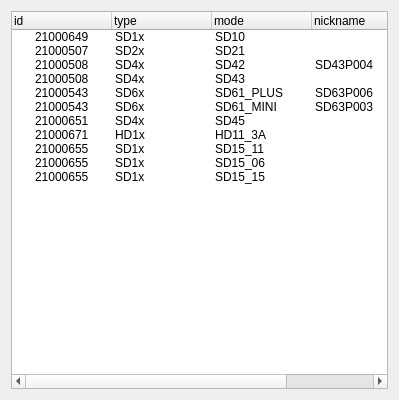
<?xml version="1.0" encoding="UTF-8"?>
<ui version="4.0">
 <class>Form</class>
 <widget class="QWidget" name="Form">
  <property name="geometry">
   <rect>
    <x>0</x>
    <y>0</y>
    <width>399</width>
    <height>400</height>
   </rect>
  </property>
  <property name="windowTitle">
   <string>Form</string>
  </property>
  <layout class="QVBoxLayout" name="verticalLayout">
   <item>
    <widget class="QTreeWidget" name="treeWidget">
     <column>
      <property name="text">
       <string>id</string>
      </property>
     </column>
     <column>
      <property name="text">
       <string>type</string>
      </property>
     </column>
     <column>
      <property name="text">
       <string>mode</string>
      </property>
     </column>
     <column>
      <property name="text">
       <string>nickname</string>
      </property>
     </column>
     <column>
      <property name="text">
       <string>axisNum</string>
      </property>
     </column>
     <item>
      <property name="text">
       <string>21000649</string>
      </property>
      <property name="text">
       <string>SD1x</string>
      </property>
      <property name="text">
       <string>SD10</string>
      </property>
      <property name="text">
       <string/>
      </property>
      <property name="text">
       <string>1</string>
      </property>
     </item>
     <item>
      <property name="text">
       <string>21000507</string>
      </property>
      <property name="text">
       <string>SD2x</string>
      </property>
      <property name="text">
       <string>SD21</string>
      </property>
      <property name="text">
       <string/>
      </property>
      <property name="text">
       <string>2</string>
      </property>
     </item>
     <item>
      <property name="text">
       <string>21000508</string>
      </property>
      <property name="text">
       <string>SD4x</string>
      </property>
      <property name="text">
       <string>SD42</string>
      </property>
      <property name="text">
       <string>SD43P004</string>
      </property>
      <property name="text">
       <string>4</string>
      </property>
     </item>
     <item>
      <property name="text">
       <string>21000508</string>
      </property>
      <property name="text">
       <string>SD4x</string>
      </property>
      <property name="text">
       <string>SD43</string>
      </property>
      <property name="text">
       <string/>
      </property>
      <property name="text">
       <string>4</string>
      </property>
     </item>
     <item>
      <property name="text">
       <string>21000543</string>
      </property>
      <property name="text">
       <string>SD6x</string>
      </property>
      <property name="text">
       <string>SD61_PLUS</string>
      </property>
      <property name="text">
       <string>SD63P006</string>
      </property>
      <property name="text">
       <string>6</string>
      </property>
     </item>
     <item>
      <property name="text">
       <string>21000543</string>
      </property>
      <property name="text">
       <string>SD6x</string>
      </property>
      <property name="text">
       <string>SD61_MINI</string>
      </property>
      <property name="text">
       <string>SD63P003</string>
      </property>
      <property name="text">
       <string>6</string>
      </property>
     </item>
     <item>
      <property name="text">
       <string>21000651</string>
      </property>
      <property name="text">
       <string>SD4x</string>
      </property>
      <property name="text">
       <string>SD45</string>
      </property>
      <property name="text">
       <string/>
      </property>
      <property name="text">
       <string>4</string>
      </property>
     </item>
     <item>
      <property name="text">
       <string>21000671</string>
      </property>
      <property name="text">
       <string>HD1x</string>
      </property>
      <property name="text">
       <string>HD11_3A</string>
      </property>
      <property name="text">
       <string/>
      </property>
      <property name="text">
       <string>1</string>
      </property>
     </item>
     <item>
      <property name="text">
       <string>21000655</string>
      </property>
      <property name="text">
       <string>SD1x</string>
      </property>
      <property name="text">
       <string>SD15_11</string>
      </property>
      <property name="text">
       <string/>
      </property>
      <property name="text">
       <string>1</string>
      </property>
     </item>
     <item>
      <property name="text">
       <string>21000655</string>
      </property>
      <property name="text">
       <string>SD1x</string>
      </property>
      <property name="text">
       <string>SD15_06</string>
      </property>
      <property name="text">
       <string/>
      </property>
      <property name="text">
       <string>1</string>
      </property>
     </item>
     <item>
      <property name="text">
       <string>21000655</string>
      </property>
      <property name="text">
       <string>SD1x</string>
      </property>
      <property name="text">
       <string>SD15_15</string>
      </property>
      <property name="text">
       <string/>
      </property>
      <property name="text">
       <string>1</string>
      </property>
     </item>
    </widget>
   </item>
  </layout>
 </widget>
 <resources/>
 <connections/>
</ui>
